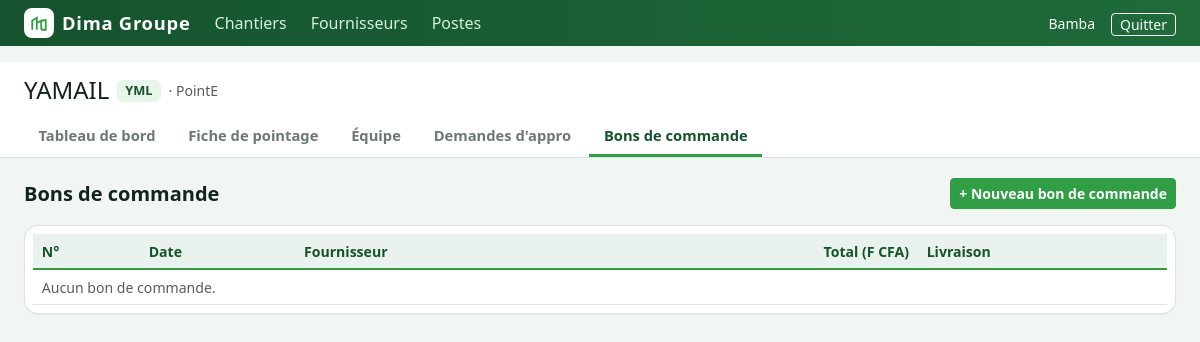
/pointage/chantier/1/bons/ (signed in), run on the app's committed database.
### pointage/models.py (models this page shows, shortened)
class Chantier(models.Model):
    JOURS = [(0, "Lundi"), (1, "Mardi"), (2, "Mercredi"), (3, "Jeudi"), (4, "Vendredi"),
             (5, "Samedi"), (6, "Dimanche")]
    nom = models.CharField(max_length=200, help_text="Ex. : YAMAIL")
    code = models.CharField(max_length=10, unique=True, help_text="Préfixe des numéros. Ex. : YML")
    site = models.CharField("Site", max_length=200, blank=True, help_text="Ex. : Point E")
    client = models.CharField(max_length=200, blank=True)
    chef_projet = models.CharField("Chef de projet", max_length=150, blank=True)
    debut_semaine = models.PositiveSmallIntegerField(
        "La semaine de pointage commence le", choices=JOURS, default=5)
    actif = models.BooleanField(default=True)
    created_at = models.DateTimeField(auto_now_add=True)
    class Meta:
        ordering = ["-actif", "nom"]

### pointage/views.py (the view)
# urls.py: path("chantier/<int:chantier_pk>/bons/", v.bon_list, name="bon_list"),
@login_required
def bon_list(request, chantier_pk):
    ch = _chantier(chantier_pk)
    bons = ch.bons.select_related("fournisseur").prefetch_related("lignes__receptions")
    return render(request, "pointage/bon_list.html", {"ch": ch, "bons": bons})

### pointage/templatetags/pointage_tags.py (called while the page is built)
@register.simple_tag
def entreprise():
    return getattr(settings, "POINTAGE_ENTREPRISE", "Dima Groupe")

### pointage/views.py (called while the page is built)
def _chantier(pk):
    return get_object_or_404(m.Chantier, pk=pk)

### pointage/templates/pointage/bon_list.html
{% extends "pointage/base.html" %}
{% block content %}
<div class="d-flex justify-content-between align-items-center mb-3">
  <h2 class="h5 fw-bold mb-0">Bons de commande</h2>
  <a class="btn btn-brand btn-sm" href="{% url 'pointage:bon_create' ch.pk %}">+ Nouveau bon de commande</a>
</div>
<div class="card-soft p-2"><table class="table table-sm grid mb-0">
  <thead><tr><th>N°</th><th>Date</th><th>Fournisseur</th><th class="num">Total (F CFA)</th><th>Livraison</th></tr></thead>
  {% for b in bons %}<tr><td><a href="{{ b.get_absolute_url }}"><strong>{{ b.numero }}</strong></a></td><td>{{ b.date|date:"d/m/Y" }}</td>
    <td>{{ b.fournisseur }}</td><td class="num">{{ b.total|floatformat:"0g" }}</td>
    <td>{% if b.statut == "ANNULE" %}<span class="pill pill-grey">Annulé</span>
      {% elif b.livraison == "complete" %}<span class="pill pill-ok">{{ b.livraison_label }}</span>
      {% elif b.livraison == "partielle" %}<span class="pill pill-warn">{{ b.livraison_label }}</span>
      {% else %}<span class="pill pill-grey">{{ b.livraison_label }}</span>{% endif %}</td></tr>
  {% empty %}<tr><td colspan="5" class="text-muted">Aucun bon de commande.</td></tr>{% endfor %}
</table></div>
{% endblock %}

### pointage/templates/pointage/base.html (shortened to what this page needs)
{% load static pointage_tags %}<!doctype html>
<html lang="fr">
<head>
  <link href="https://cdn.jsdelivr.net/npm/bootstrap@5.3.3/dist/css/bootstrap.min.css" rel="stylesheet">
  <link href="{% static 'pointage/pointage.css' %}" rel="stylesheet">
</head>
<body>
{% with u=request.resolver_match.url_name %}
<nav class="topbar no-print">
  <div class="d-flex align-items-center gap-4 px-4 py-2 flex-wrap">
    <a class="brand" href="{% url 'pointage:home' %}">
      <span class="mark"><svg width="18" height="18" viewBox="0 0 24 24" fill="none" stroke="#2f9e44" stroke-width="2.4"><path d="M3 21V9l6-4v16M9 21V12l6-3v12M15 21h6V8l-6 1"/></svg></span>
      {% entreprise %}
    </a>
    <a href="{% url 'pointage:home' %}" class="{% if u == 'home' %}active{% endif %}">Chantiers</a>
    <a href="{% url 'pointage:fournisseur_list' %}" class="{% if 'fournisseur' in u %}active{% endif %}">Fournisseurs</a>
    <a href="{% url 'pointage:poste_list' %}" class="{% if 'poste' in u %}active{% endif %}">Postes</a>
    <span class="ms-auto d-flex align-items-center gap-3">
      {% if user.is_authenticated %}
      <span class="small">{{ user.get_full_name|default:user.username }}</span>
      <form method="post" action="{% url 'pointage:logout' %}" class="m-0">{% csrf_token %}
        <button class="btn btn-sm btn-outline-light py-0">Quitter</button></form>
      {% endif %}
    </span>
  </div>
</nav>
<main class="px-4 pb-5 pt-3" style="max-width:1500px;margin:auto">
  {% if ch %}
  <div class="chantier-head no-print">
    <div class="d-flex align-items-center gap-2 flex-wrap">
      <h1 class="h4 mb-0">{{ ch.nom }}</h1><span class="code">{{ ch.code }}</span>
      {% if ch.site %}<span class="text-muted small">· {{ ch.site }}</span>{% endif %}
    </div>
    <div class="tabs-ch">
      <a href="{% url 'pointage:dashboard' ch.pk %}" class="{% if u == 'dashboard' %}active{% endif %}">Tableau de bord</a>
      <a href="{% url 'pointage:pointage_semaine' ch.pk %}" class="{% if u == 'pointage_semaine' %}active{% endif %}">Fiche de pointage</a>
      <a href="{% url 'pointage:equipe' ch.pk %}" class="{% if u == 'equipe' or 'ouvrier' in u %}active{% endif %}">Équipe</a>
      <a href="{% url 'pointage:demande_list' ch.pk %}" class="{% if 'demande' in u %}active{% endif %}">Demandes d'appro</a>
      <a href="{% url 'pointage:bon_list' ch.pk %}" class="{% if 'bon' in u or u == 'livraison' %}active{% endif %}">Bons de commande</a>
    </div>
  </div>
  {% endif %}
  {% block content %}{% endblock %}
</main>
{% endwith %}
</body>
</html>

### pointage/static/pointage/pointage.css (style rules this page uses)
:root { --brand: #2f9e44; --brand-dark: #14532d; --brand-soft: #e7f5ea; --ink: #14241a; --muted: #6b7a70; --bg: #f2f6f3; --line: #dbe4de; --warn: #f59f00; --danger: #d9480f; }
body { background: var(--bg); color: var(--ink); font-family: "Segoe UI", system-ui, -apple-system, Roboto, sans-serif; }
a { color: var(--brand-dark); }
.btn-brand { background: var(--brand); border-color: var(--brand); color: #fff; font-weight: 600; }
.topbar { background: linear-gradient(90deg, var(--brand-dark), #1f6b3a); color: #fff; }
.topbar a { color: #d7f0de; text-decoration: none; }
.brand { font-weight: 800; letter-spacing: .04em; font-size: 1.15rem; color: #fff !important; display: flex; align-items: center; gap: .5rem; }
.brand .mark { width: 30px; height: 30px; border-radius: 8px; background: #fff; display: grid; place-items: center; }
.chantier-head { background: #fff; border-bottom: 1px solid var(--line); margin: 0 -1.5rem 1.25rem; padding: .9rem 1.5rem 0; }
.chantier-head .code { background: var(--brand-soft); color: var(--brand-dark); font-weight: 700; border-radius: 6px; padding: .1rem .5rem; font-size: .8rem; }
.tabs-ch { display: flex; gap: .25rem; flex-wrap: wrap; margin-top: .6rem; }
.tabs-ch a { padding: .55rem .9rem; border-bottom: 3px solid transparent; text-decoration: none; color: var(--muted); font-weight: 600; font-size: .92rem; }
.tabs-ch a.active { color: var(--brand-dark); border-color: var(--brand); }
.card-soft { background: #fff; border: 1px solid var(--line); border-radius: 14px; box-shadow: 0 1px 2px rgba(20,36,26,.04); }
.num { text-align: right; font-variant-numeric: tabular-nums; white-space: nowrap; }
.grid { background: #fff; }
.grid th, .grid td { font-size: .88rem; padding: .4rem .55rem; vertical-align: middle; }
.grid thead th { background: #e9f2ec; color: var(--brand-dark); font-weight: 700; border-bottom: 2px solid var(--brand); }

### data on the page
Chantier: nom "YAMAIL", code "YML", site "PointE"

### other printed values
{{ user.get_full_name|default:user.username }} "Bamba"
